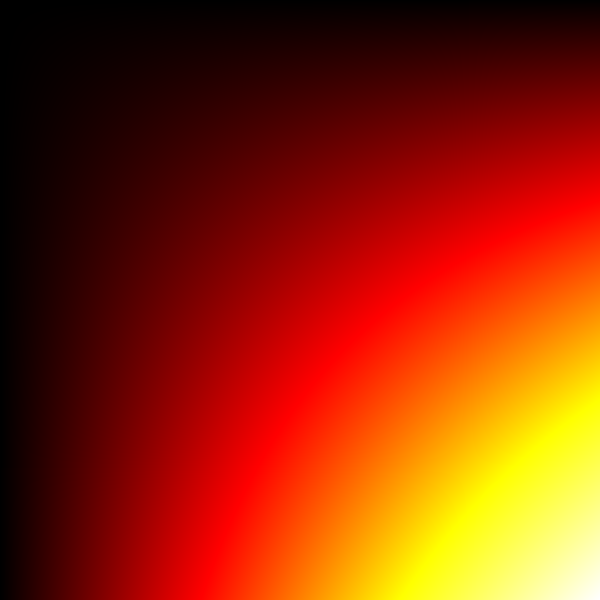
Frame 1 (no input)
Frame 2 (the mouse pressed at the canvas centre, redrawn once): identical to frame 1, image omitted

The Processing sketch that drew this single still picture (run headless with seeded random() and noise(); the mouse was pressed at the canvas centre and the sketch redrawn once):

// Processing sketch: sketch_2022_02_03_Gradient
// ── sketch_2022_02_03_Gradient.pde
void setup() {
  size(600,600);
  noStroke();
  
}

void draw() {
  float range = width * height / 3.0;
  float segment = 256.0 / range;
  for (int y = 0;y < height;y++) {
    for (int x = 0;x < width;x++) {
      
      int i = y * x + x; 
      if (i < range) {
        fill(segment * i, 0 ,0);
        println(segment * i + ",0,0");
      } else if (i < range * 2) {
        fill(255, segment * (i % range), 0);
        println("255," + segment * (i % range) + ",0");
        
      } else {
        fill(255, 255, segment * (i % range));
        println("255,255," + segment * (i % range));
        
      }
      rect(x, y, 1, 1);
    }
  }
  noLoop();
}
